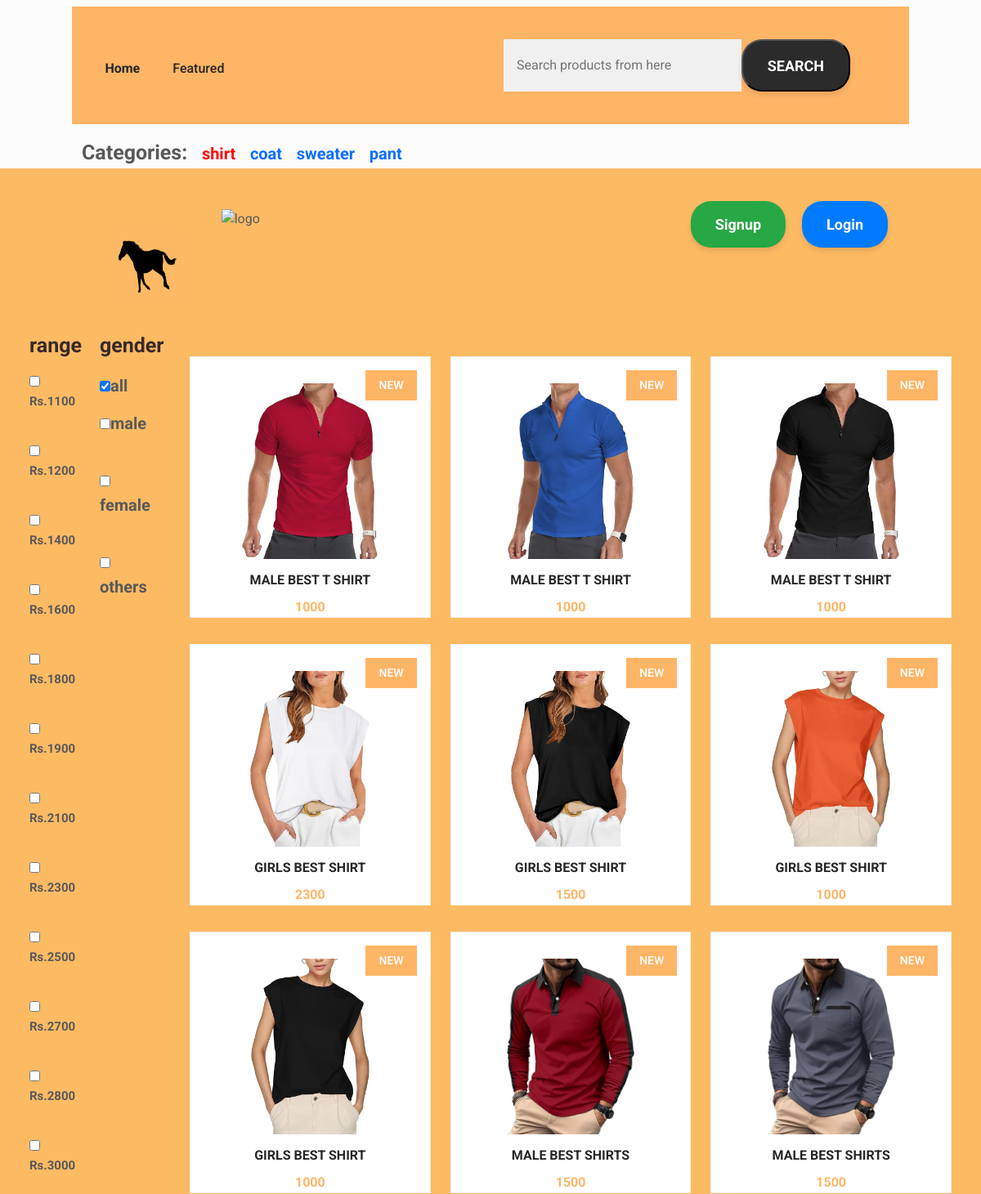
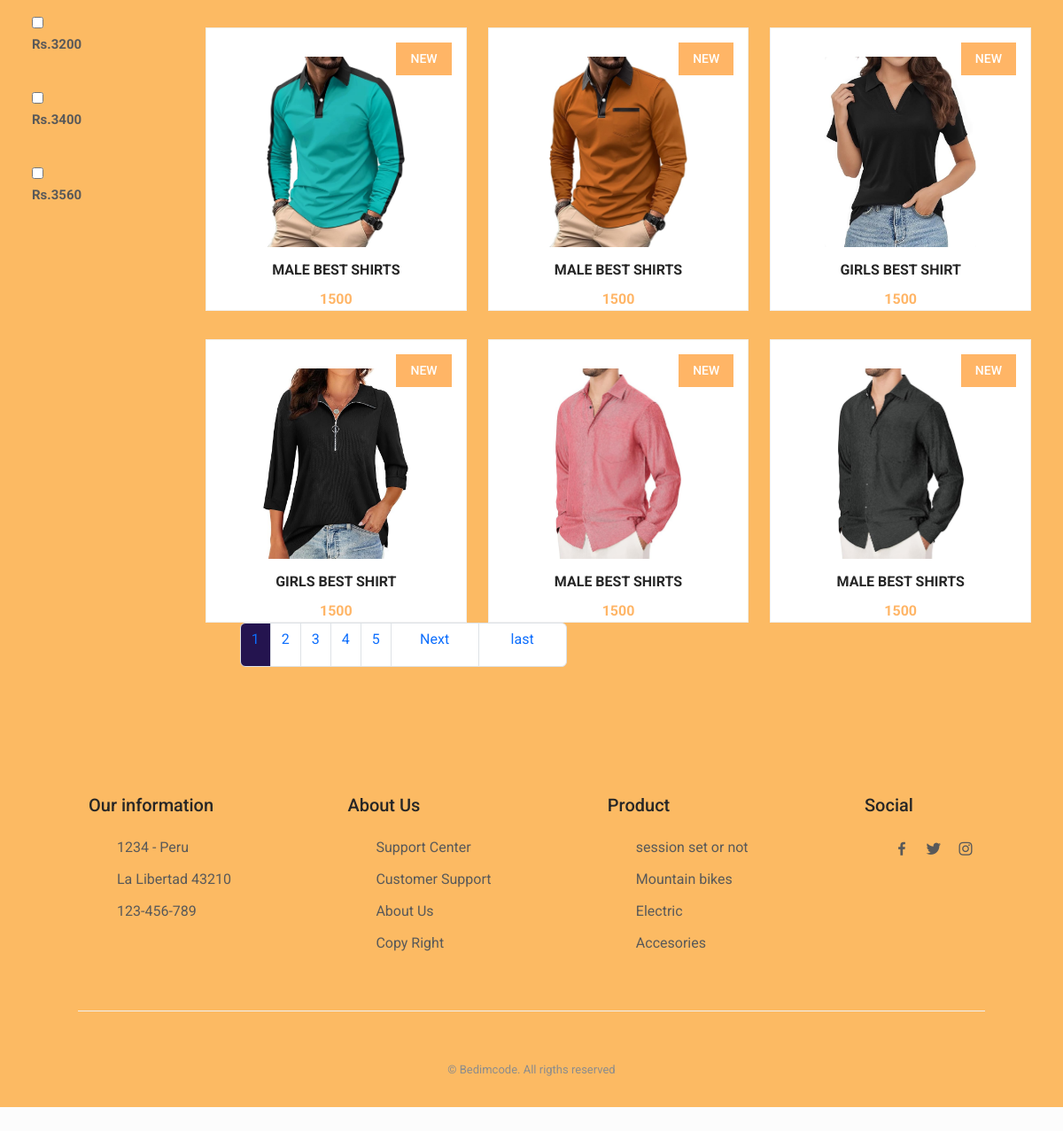
Screenshot of /categories/categories/category_data/1 with the database file from the repository (2 pictures, top to bottom).
### categories/models.py (models this page shows)
class parent_category(models.Model):
    p_c_id=models.BigAutoField(auto_created=True, primary_key=True, serialize=False,)
    p_c_name=models.CharField(max_length=100,unique=True)

class gender(models.Model):
    g_id=models.BigAutoField(auto_created=True,primary_key=True,serialize=False)
    g_name=models.IntegerField()

### products/models.py (models this page shows, shortened)
class product(models.Model):
    p_id=models.BigAutoField(auto_created=True, primary_key=True, serialize=False,)
    p_name=models.CharField(max_length=100)
    p_price=models.IntegerField()
    p_compony=models.CharField(max_length=100)
    p_is_sale=models.BooleanField(default=False)
    p_description=models.CharField(max_length=1500)
    p_child_category=models.ForeignKey(child_category,on_delete=models.CASCADE,related_name='p_child_category')
    p_gender=models.ForeignKey(gender,on_delete=models.CASCADE,related_name='child_category')
    slug=models.SlugField()
    color_variant = models.ManyToManyField(ColorVariant,blank=True)
    size_variant = models.ManyToManyField(SizeVariant,blank=True)

class product_image(models.Model):
    i_id=  models.BigAutoField(auto_created=True, primary_key=True, serialize=False,)
    image=models.ImageField(upload_to='images')
    product_id=models.ForeignKey(product,on_delete=models.CASCADE,related_name='p_image')

### categories/views.py (the view, shortened to what this page needs)
# urls.py: path('categories/category_data/<int:id>',category_data,name='category_data'),
def category_data(request,id):
    try:
        values={}
        if request.GET.get('page'):
            page_number=request.GET.get('page') #this will come in url
        else:
            page_number='1'
        child_categories=child_category.objects.filter(p_category=id)
        l=[]
        for i in child_categories:
            l.append(i.c_c_id)
        products=product.objects.filter(p_child_category__in = l).all()
        paginator = Paginator(products, 15)
        ServiceDatafinal = paginator.get_page(page_number)
        totalpage=ServiceDatafinal.paginator.num_pages
        values.update({
            'page_no':int(page_number),
            'products':ServiceDatafinal,
            'lastpage':totalpage,
            'totalPagelist':[n+1 for n in range(totalpage)]
            })
        categories=parent_category.objects.all()
        values.update({'categories':categories})
        values.update({'category_id':id})
        genders=gender.objects.all()
        values.update({'genders':genders})
        min_price=0
        max_price=0
        productstemp=product.objects.all()
        for p in productstemp:
            if p.p_price>max_price:
                max_price=p.p_price
            elif p.p_price<min_price:
                min_price=p.p_price
            if(min_price is 0):
                min_price=p.p_price
        pricelist=[]
        gap=int((max_price-min_price)/14) # because we want to bring only 14 values to display in home page
        if gap is not 0:
            for k in range(min_price,max_price,gap):
                r=k%100
                s=100-r
                prce=k+s
                pricelist.append(prce)
            if pricelist:
                pricelist.pop()
            r=max_price%gap
            s=gap-r
            prce=max_price+s
            pricelist.append(prce)
            values.update({'max_price':max_price})
            values.update({'pricelist':pricelist})
        request.session['path']=request.path
        return render(request,'home/category_wise_data.html',values)
    except Exception as e:
        messages.warning(request,"something went wrong")
        messages.warning(request,e)
        return render(request,'home/notPageFoundError.html')

### templates/home/category_wise_data.html (shortened to what this page needs)
<!DOCTYPE html>
<html lang="en">
<head>
</head>
    {% extends "base/base.html" %}
    {% block start %}
    <body>
        <div class="container-fluid" style="background-color: rgb(252, 186, 99);">
            <div class="row">
                <div class="container-fluid">
                    <div class="row">
                        <div class="container">
                    <div class="row">
                        <div class="col-2" id="horse-left-image-container-toogle">
                            <img src="/static/img/horse3.png" style="height: 100px; width: 100px; position: relative;top: 70px; left: 30px;" alt="">
                        </div>
<div class="col-6" id="image-container-toogle">
    <img src="/static/img/logo2.png" style="height: 150px;margin-bottom: 0px; width: 700px;  position: relative;top: 50px;" alt="logo">
</div>
                <div class="col-3" style="position: relative; right:80px;">
    <div class="row">
        <div class="col-md-9 col-sm-6"></div>
        <div class="col-md-3 col-sm-6" style="position: relative ;right:50px;">
            {% include 'home/login_sigin_buttons.html' %}
        </div>
    </div>
</div>
</div>
</div>
<div></div>
                        <br><br>
      <section class="container-fluid" id="new">
        <div class="container-fluid">
            <div class="row">
                <div class="col-2">
                    <div class="container">
                        <div class="row">
                            <div class="col-6">
                                <p style="font-weight: bold; font-size: 25px; color: rgb(56, 41, 41);"> range </p>
                                {% for price in pricelist %}
                                {% include 'home/PriceCheckBox.html' %}
                                {% endfor %}
                            </div>
                            <div class="col-6">
                                <p style="font-weight: bold; font-size: 25px; color: rgb(56, 41, 41);"> gender </p>
                                <p style="font-weight: bold; font-size: 20px;"><input type="checkbox" id="genderAll"  {% if not  request.session.gender %} checked {% endif %} value="-1">all</p>
                                {% for g in genders %}
                                {% include 'home/genderCheckBox.html' %}
                                {% endfor %}
                            </div>
                        </div>
                    </div>
                </div>
                <div class="col-10">
                    <div class="container-fluid">
                        <div class="row">
                            {% for product in products %}
                            <div class="col-md-4 col-sm-12">
                                <a href="{% url 'products_detail' product.slug %}">
                                <div class="new__container">
                                    <div class="swiper new-swiper">
                                        <div class="swiper-wrapper">
                                            <article class="new__card swiper-slide">
                                                <span class="new__tag">New</span>
                                                <img src="/media/images/{{product.p_image.first.image}}" alt="" class="new__img">
                                                <div class="new__data">
                                                    <h3 class="new__title">{{product.p_name}}</h3>
                                                    <span class="new__price">{{product.p_price}}</span>
                                                </div>
                                            </article>
                                        </div>
                                    </div>
                                </div>
                            </a>
                        </div>
                        {% endfor %}
            </div>
                   </section>
    <div class="container">
        <div class="row">
            <div class="col-2"></div>
            <div class="col-4">
                <center>
                <nav aria-label="Page navigation example">
    {% if priceRange %}
    <ul class="pagination">
        {% if products.has_previous %}
      <li class="page-item"><a class="page-link" href="?page=1&PriceRange={{priceRange}}" style=" width: 100px; height: 50px;">first</a></li>
      <li class="page-item"><a class="page-link" href="?page={{products.previous_page_number}}&PriceRange={{priceRange}}" style=" width: 100px; height: 50px;">Previous</a></li>
      {% endif %}
      {%for n in totalPagelist %}
      {% if page_no == n %}
      <li class="page-item"><a class="page-link" href="/?page={{n}}&PriceRange={{priceRange}}" style=" max-width: 50px; height: 50px; background-color: rgb(36, 20, 79)">{{n}}</a></li>
      {% else %}
      <li class="page-item"><a class="page-link" href="/?page={{n}}&PriceRange={{priceRange}}" style=" max-width: 50px; height: 50px;">{{n}}</a></li>
      {% endif %}
{% endfor %}
      {% if products.has_next %}
      <li class="page-item"><a class="page-link" href="?page={{products.next_page_number}}&PriceRange={{priceRange}}" style=" width: 100px; height: 50px;">Next</a></li>
      <li class="page-item"><a class="page-link" href="?page={{lastpage}}&PriceRange={{priceRange}}" style=" width: 100px; height: 50px;">last</a></li>
      {% endif %}
    </ul>
{% else %}
                    <ul class="pagination">
                      {%for n in totalPagelist %}
                      {% if page_no == n %}
                      <li class="page-item"><a class="page-link" href="/?page={{n}}" style=" max-width: 50px; height: 50px; background-color: rgb(36, 20, 79)">{{n}}</a></li>
                      {% else %}
                      <li class="page-item"><a class="page-link" href="/?page={{n}}" style=" max-width: 50px; height: 50px;">{{n}}</a></li>
                      {% endif %}
                {% endfor %}
                      {% if products.has_next %}
                      <li class="page-item"><a class="page-link" href="?page={{products.next_page_number}}" style=" width: 100px; height: 50px;">Next</a></li>
                      <li class="page-item"><a class="page-link" href="?page={{lastpage}}" style=" width: 100px; height: 50px;">last</a></li>
                      {% endif %}
                    </ul>
                    {% endif %}
                  </nav>
                </center>
            </div>
            <div class="col-4"></div>
        </div>
    </div>
</div>
</div>
</div>
</body>
    {% endblock %}

### templates/base/base.html (shortened to what this page needs)
 <!DOCTYPE html>
    <html lang="en">
    <head>
        <link rel="stylesheet" href="/static/css/bootstrap.css">
        <link rel="stylesheet" href="https://cdn.jsdelivr.net/npm/boxicons@latest/css/boxicons.min.css">
        <link rel="stylesheet" href="/static/css/swiper-bundle.min.css">
        <link rel="stylesheet" href="/static/css/styles.css">
    <div>
        <section class="newsletter section container" style="width: 100%; margin-top: -120px;">
            <div class="newsletter__bg grid" style="height:70px ;">
                <div style="width:50%; position: relative; right: 15%;bottom: 20px;">
                    <div class="nav__menu" id="nav-menu">
                        <ul class="nav__list">
                            <li class="nav__item">
                                <a href="{% url 'home' %}" class="nav__link"><b>Home</b></a>
                            </li>
                            <li class="nav__item">
                                <a href="#featured" class="nav__link">Featured</a>
                            </li>
                        </ul>
                    </div>
                </div>
                <form  action="{% url 'search' %}" method="post" class="newsletter__subscribe" style="position: relative; bottom: 50%">
                    <input type="text" {% if request.session.search %} value="{{request.session.search}}" {% endif %} name="search" placeholder="Search products from here" class="newsletter__input">
                    <input type="submit" class="button" value="SEARCH">
                </form>
            </div>
        </section>
    </div>
   <div class="container">
    <div class="row">
        <div class="col-md-12">
            {% if categories %}
            <span style="font-size: 25px; font-weight: bold ;">Categories:</span>&ThickSpace;&ThickSpace;&ThickSpace;
           {% endif %}
            {% for category in categories %}
            {% if category_id == category.p_c_id %}
           <a href="{% url 'category_data' category.p_c_id %}"><span style="font-size: 20px; font-weight: bold; color: red;">{{category.p_c_name}}</span></a>&ThickSpace;&ThickSpace;&ThickSpace;
           {% else %}
           <a href="{% url 'category_data' category.p_c_id %}"><span style="font-size: 20px; font-weight: bold;">{{category.p_c_name}}</span></a>&ThickSpace;&ThickSpace;&ThickSpace;
           {% endif %}
            {% endfor %}
        </div>
    </div>
</div>
    {% block start %}
{% endblock %}
<footer class="footer section">
    <div class="footer__container container grid">
        <div class="footer__content">
            <h3 class="footer__title">Our information</h3>
            <ul class="footer__list">
                <li>1234 - Peru</li>
                <li>La Libertad 43210</li>
                <li>123-456-789</li>
            </ul>
        </div>
        <div class="footer__content">
            <h3 class="footer__title">About Us</h3>
            <ul class="footer__links">
                <li>
                    <a href="#" class="footer__link">Support Center</a>
                </li>
                <li>
                    <a href="#" class="footer__link">Customer Support</a>
                </li>
                <li>
                    <a href="#" class="footer__link">About Us</a>
                </li>
                <li>
                    <a href="#" class="footer__link">Copy Right</a>
                </li>
            </ul>
        </div>
        <div class="footer__content">
            <h3 class="footer__title">Product</h3>
            <ul class="footer__links">
                <li>
                    <a href="{% url 'check_session' %}" class="footer__link">session set or not</a>
                </li>
                <li>
                    <a href="#" class="footer__link">Mountain bikes</a>
                </li>
                <li>
                    <a href="#" class="footer__link">Electric</a>
                </li>
                <li>
                    <a href="#" class="footer__link">Accesories</a>
                </li>
            </ul>
        </div>
        <div class="footer__content">
            <h3 class="footer__title">Social</h3>
            <ul class="footer__social">
                <a href="https://www.facebook.com/" target="_blank" class="footer__social-link">
                    <i class='bx bxl-facebook'></i>
                </a>
                <a href="https://twitter.com/" target="_blank" class="footer__social-link">
                    <i class='bx bxl-twitter' ></i>
                </a>
                <a href="https://www.instagram.com/" target="_blank" class="footer__social-link">
                    <i class='bx bxl-instagram' ></i>
                </a>
            </ul>
        </div>
    </div>
    <span class="footer__copy">&#169; Bedimcode. All rigths reserved</span>
</footer>
</html>

### templates/home/genderCheckBox.html (shortened to what this page needs)
<html>
    <body>
<p style="font-weight: bold; font-size: 20px;"><input type="checkbox" id="genderCheckBox{{g.g_id}}"  value="{{g.g_id}}">{{g.g_name}}</p>
<br>
    </body>
</html>

### templates/home/category_wise_data.html (style rules this page uses)
#image-container-toogle img { display: none; }
#image-container-toogle img.active { display: block; }
#horse-left-image-container-toogle img { display: none; }
#horse-left-image-container-toogle img.active { display: block; }

### templates/home/login_sigin_buttons.html (style rules this page uses)
.button { text-decoration: none; padding: 15px 30px; font-size: 18px; font-weight: bold; border-radius: 25px; color: white; transition: 0.3s ease; box-shadow: 0 4px 6px rgba(0, 0, 0, 0.1); }

### rows the page displays
parent_category: p_c_name "shirt"
parent_category: p_c_name "coat"
parent_category: p_c_name "sweater"
parent_category: p_c_name "pant"
gender: g_name "male"
gender: g_name "female"
gender: g_name "others"
product: p_image.first.image (picture), p_name "MALE BEST T SHIRT", p_price "1000"
product: p_image.first.image (picture), p_name "MALE BEST T SHIRT", p_price "1000"
product: p_image.first.image (picture), p_name "MALE BEST T SHIRT", p_price "1000"
product: p_image.first.image (picture), p_name "GIRLS BEST SHIRT", p_price "2300"
product: p_image.first.image (picture), p_name "GIRLS BEST SHIRT", p_price "1500"
product: p_image.first.image (picture), p_name "GIRLS BEST SHIRT", p_price "1000"
product: p_image.first.image (picture), p_name "GIRLS BEST SHIRT", p_price "1000"
product: p_image.first.image (picture), p_name "MALE BEST SHIRTS", p_price "1500"
product: p_image.first.image (picture), p_name "MALE BEST SHIRTS", p_price "1500"
product: p_image.first.image (picture), p_name "MALE BEST SHIRTS", p_price "1500"
product: p_image.first.image (picture), p_name "MALE BEST SHIRTS", p_price "1500"
product: p_image.first.image (picture), p_name "GIRLS BEST SHIRT", p_price "1500"
product: p_image.first.image (picture), p_name "GIRLS BEST SHIRT", p_price "1500"
product: p_image.first.image (picture), p_name "MALE BEST SHIRTS", p_price "1500"
product: p_image.first.image (picture), p_name "MALE BEST SHIRTS", p_price "1500"

### other values shown
{{ price }} "1100" "1200" "1400" "1600" "1800" "1900" "2100" "2300" "2500" "2700" "2800" "3000" "3200" "3400" "3560"
{{ n }} "1"
{{ n }} "2" "3" "4" "5"
